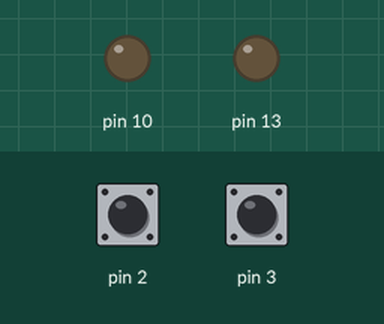
The sketch below on a simulated Arduino Uno, built with avr-gcc and run on an emulated ATmega328P. Parts: output pins drawn as LEDs (lit = HIGH). Inputs (shaded band) come from the test bench; at power-on: pin 2 HIGH, pin 3 HIGH.

Above: at 1.2 s.
1.3 s: pin 2 pulled LOW for 0.15 s
At 2.6 s:
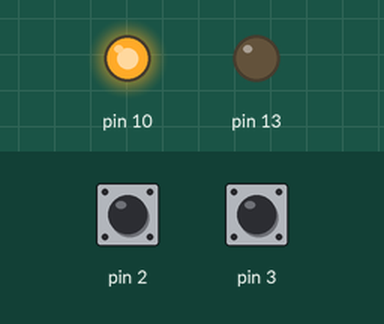
2.9 s: pin 3 pulled LOW for 0.15 s
At 4.1 s:
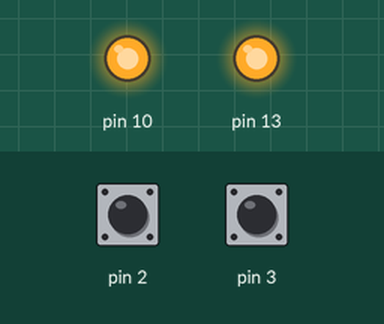
4.5 s: pin 2 pulled LOW for 1 s
At 6.3 s:
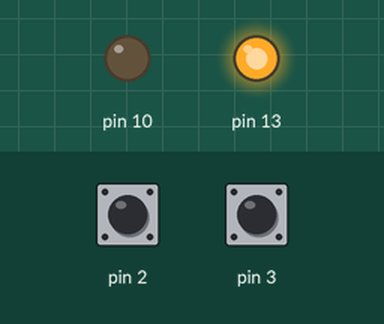
7.0 s: pin 2 pulled LOW for 3.2 s
At 11.1 s:
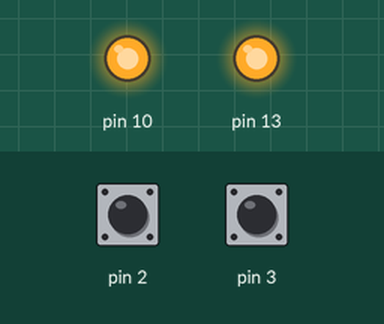
11.7 s: pin 3 pulled LOW for 1 s
At 12.2 s:
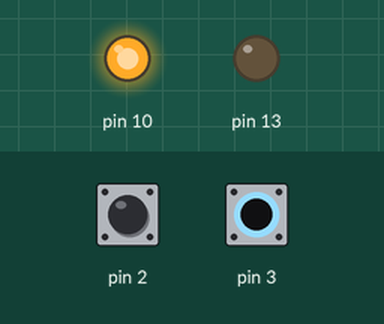
Timing chart, 0 to 14.7 s (numbered marks = the images above; inputs shaded):
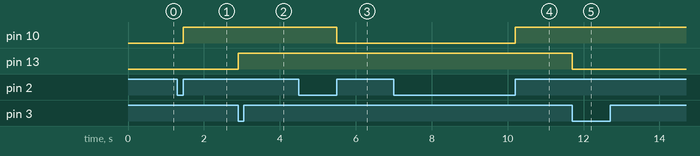

The sketch:

TwoButtonsWithInterrupt.ino
```cpp
#include <avr/io.h>

/* leitura de dois botoes com interrupcao
* INT0 (D2 na placa; PD2 no uc)  e INT1 (D3 na placa; PD3 no uc)
* led azul: D13 -> PB5
* led branco: D10 -> PB2
*
* o que faz o codigo: botoes acendem os respectivos leds
*/

void GPIOSetup(void)
{
  //the port D Data direction register
  DDRD &= ~(1 << DDD2); //configures PD2 as input for the white button (input = 0)
  DDRD &= ~(1 << DDD3); //configures PD3 as input for the blue button (input = 0)

  DDRB |= (1 << DDB2);  //configures PB2 (D10 at the board) as output to be the white led (output = 1)
  DDRB |= (1 << DDB5);  //configures PB5 (D13 at the board) as output to be the blue led (output = 1)

  PORTD |= (1 << PORTD2);  //sets the internal pull-up resistor for PD2 (the white button)
  PORTD |= (1 << PORTD3); //sets the internal pull-up resistor for PD3 (the blue button)
}


void InterruptConfiguration(void)
{
  /*  //external control register A for INT1: */
  EICRA |= (1 << ISC11) | (0 << ISC10); //falling edge

  /* external interrupt mask register for INT1 */
  EIMSK |= (1 << INT1);

  /* //external control register A for INT0: */
  EICRA |= (1 << ISC01) | (1 << ISC00); //sets external interrupt 0 - table 13-2

  /* external interrupt mask register for INT0 */
  EIMSK |= (1 << INT0);

  sei();  //globally turns interrupts
}

/* the interrupt for the white button */
ISR(INT0_vect)
{
  //PORTB |= (1 << PORTB2);
  PORTB ^= (1 << PORTB2); //toggles the white led
}

/* the interrupt for the blue button */
ISR(INT1_vect)
{
 // PORTB &= ~(1 << PORTB2);
   PORTB ^= (1 << PORTB5);  //toggles the blue led
}

void setup()
{
  GPIOSetup();
  InterruptConfiguration();

}

void loop()
{
  //nothing here until an interrupt is triggered.

}
```

Measured:
- after the input at 1.3 s, pin 10: LOW → HIGH after 0.15 s
- after the input at 2.9 s, pin 13: LOW → HIGH at once
- after the input at 4.5 s, pin 10: HIGH → LOW after 1.0 s
- after the input at 7.0 s, pin 10: LOW → HIGH after 3.2 s
- after the input at 11.7 s, pin 13: HIGH → LOW at once
